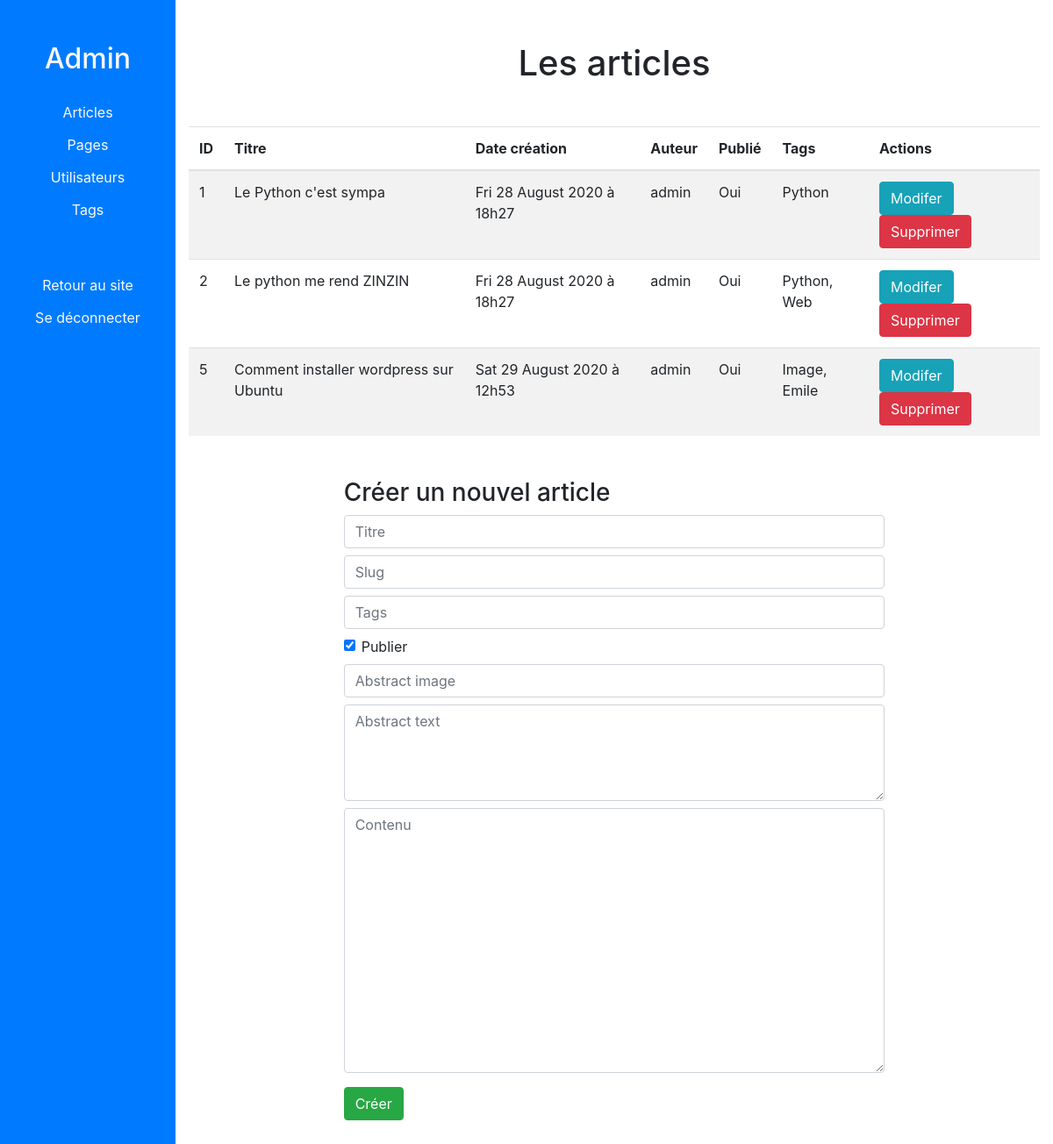
Page /admin/posts (signed in) on the committed database.
### views.py (models this page shows, shortened)
class Post(db.Model):
    id = db.Column(db.Integer, primary_key=True)
    title = db.Column(db.String(100), nullable=False)
    slug = db.Column(db.String(100), nullable=False,  unique=True)
    abstract = db.Column(db.Text, nullable=False)
    abstract_image = db.Column(db.String(200))
    content = db.Column(db.Text, nullable=False)
    creation_date = db.Column(db.DateTime, nullable=False, default=datetime.utcnow)
    published = db.Column(db.Boolean, nullable=False, default=False)
    user_id = db.Column(db.Integer, db.ForeignKey('user.id'), nullable=False)
    user = db.relationship('User', backref=db.backref('posts', lazy=True))
    tags = db.relationship('Tag', secondary=tags, lazy='subquery', backref=db.backref('posts', lazy=True))
    @property
    def tags_str(self):
        res = ""
        for tag in self.tags:
            res += tag.name + ', '
        return res.strip(' ,')
    def get_json_for(self, *args):
        res = {}
        for arg in args:
            res[arg] = getattr(self, arg)
        return json.dumps(res)

class User(UserMixin, db.Model):
    id = db.Column(db.Integer, primary_key=True)
    username = db.Column(db.String(50), unique=True, nullable=False)
    email = db.Column(db.String(80), unique=True, nullable=False)
    password = db.Column(db.String(80), nullable=False)

class Tag(db.Model):
    id = db.Column(db.Integer, primary_key=True)
    name = db.Column(db.String(50), nullable=False)

### views.py (the view)
@app.route('/admin/posts')
@login_required
def admin_posts():
    posts = Post.query.all()
    return render_template('admin-posts.html', posts=posts)

### views.py (called while the page is built)
@login_manager.user_loader
def load_user(user_id):
    return User.query.get(user_id)

@app.context_processor
def inject_pages():
    pages = Page.query.filter_by(published=True)
    return {'site_pages': pages}

### templates/admin-posts.html (shortened to what this page needs)
{% extends 'admin.html' %}
{% block admin_content %}
<div class="text-center mt-5">
    <h1 class="my-5">Les articles</h1>
</div>
<table class="table table-striped">
    <thead>
        <tr>
            <th>ID</th>
            <th>Titre</th>
            <th>Date création</th>
            <th>Auteur</th>
            <th>Publié</th>
            <th>Tags</th>
            <th>Actions</th>
        </tr>
    </thead>
    <tbody>
        {% for post in posts %}
        <tr>
            <td>{{ post.id }}</td>
            <td>{{ post.title }}</td>
            <td>{{ post.creation_date.strftime('%a %d %B %Y à %-Hh%M') }}</td>
            <td>{{ post.user.username }}</td>
            <td>{{ post.published and 'Oui' or 'Non' }}</td>
            <td>{{ post.tags_str }}</td>
            <td>
                <button class="open-edit-post-modal btn btn-info" data-toggle="modal" data-target="#edit-post-modal"
                        data-post="{{ post.get_json_for('id', 'title', 'slug', 'published', 'abstract', 'abstract_image', 'content', 'tags_str') }}">
                    Modifer
                </button>
                <form action="{{ url_for('admin_posts_delete', post_id=post.id) }}" method="POST" class="d-inline">
                    <input type="submit" class="btn btn-danger" value="Supprimer">
                </form>
            </td>
        </tr>
        {% endfor %}
    </tbody>
</table>
<div class="col-8 mx-auto my-5">
    <h3>Créer un nouvel article</h3>
    <form action="{{ url_for('admin_posts_new') }}" method="POST" class="form">
        <input type="text" name="title" placeholder="Titre" class="form-control">
        <input type="text" name="slug" placeholder="Slug" class="form-control my-2">
        <input type="text" name="tags" placeholder="Tags" class="form-control">
        <div class="form-check my-2">
            <label for="published" class="form-check-label">
                <input type="checkbox" name="published" id="published" checked class="form-check-input">
                Publier
            </label>
        </div>
        <input type="text" name="abstract_image" placeholder="Abstract image" class="form-control my-2">
        <textarea name="abstract" placeholder="Abstract text" class="form-control my-2" rows=4></textarea>
        <textarea name="content" placeholder="Contenu" class="form-control" rows=12></textarea>
        <input type="submit" class="btn btn-success mt-3" value="Créer">
    </form>
</div>
{% endblock %}

### rows in the picture
Post: id "1", title "Le Python c'est sympa", creation_date "Fri 28 August 2020 à 18h27", user.username "admin", published "Oui", tags_str "Python"
Post: id "2", title "Le python me rend ZINZIN", creation_date "Fri 28 August 2020 à 18h27", user.username "admin", published "Oui", tags_str "Python, Web"
Post: id "5", title "Comment installer wordpress sur Ubuntu", creation_date "Sat 29 August 2020 à 12h53", user.username "admin", published "Oui", tags_str "Image, Emile"
